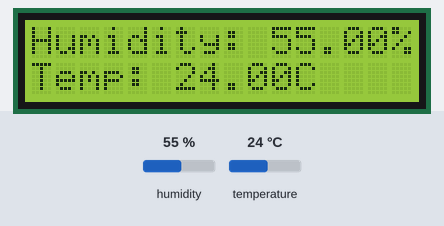
Simulated run of this sketch. Board: Arduino Uno, built with avr-gcc and run on an emulated ATmega328P. On the bench: 16×2 character LCD. Inputs (shaded band) come from the test bench; at power-on: temperature 24 °C, humidity 55 %. The local clock reads 2024-03-15 10:24:30 at power-on unless the sketch sets it; what the sketch prints to the serial monitor is not drawn.

Above: at 1.7 s.
1.8 s: temperature set to 11 °C
At 3.8 s:
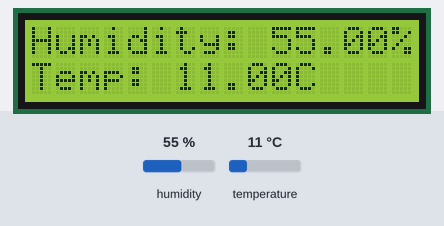
9.5 s: temperature set to 8 °C
At 10.3 s:
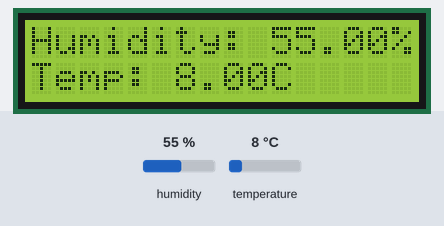
16.2 s: humidity set to 22 %
At 17.3 s:
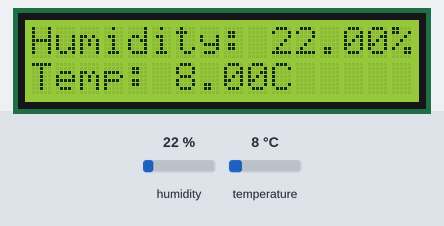
20.1 s: humidity set to 40 %
At 21.9 s:
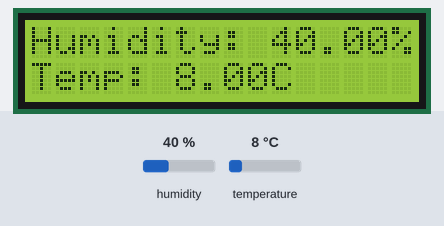
Timing chart, 0 to 23.4 s (numbered marks = the images above; inputs shaded):
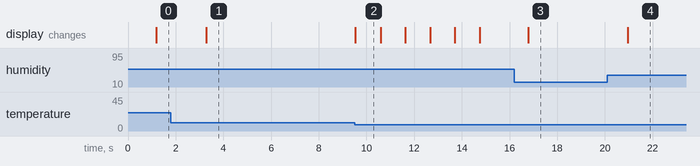

The sketch:

weatherstation.ino
```cpp
#include <DHT.h>
#include <Wire.h>
#include <LiquidCrystal_I2C.h>
#include <RtcDS1302.h>

#define DHTPIN 7       // Pin connected to the DHT11 sensor
#define DHTTYPE DHT11  // DHT sensor type (DHT11)

DHT dht(DHTPIN, DHTTYPE);  // Create a DHT object for working with the DHT11 sensor

ThreeWire myWire(5, 4, 6);
RtcDS1302<ThreeWire> Rtc(myWire);  // Create an Rtc object for working with the DS1302 RTC module

LiquidCrystal_I2C lcd(0x3F, 16, 2);  // I2C module address and display dimensions

void setup() {
  Serial.begin(9600);  // Initialize the Serial Monitor
  dht.begin();         // Initialize the DHT11 sensor

  lcd.init();
  lcd.begin(16, 2);  // Initialize the LCD1602
  lcd.backlight();

  Rtc.Begin();
  RtcDateTime compiled = RtcDateTime(__DATE__, __TIME__);  // Get the compilation date and time
  Rtc.SetDateTime(compiled);                               // Set the date and time for the DS1302 module
}

void loop() {
  // Display temperature and humidity for 10 seconds
  for (int i = 0; i < 10; i++) {
    delay(1000);
    float humidity = dht.readHumidity();        // Read humidity
    float temperature = dht.readTemperature();  // Read temperature in degrees Celsius

    // Check if the data reading was successful
    if (isnan(humidity) || isnan(temperature)) {
      Serial.println("Error reading data from the DHT11 sensor!");
      lcd.clear();  // Clear the LCD1602 screen
      lcd.setCursor(0, 0);
      lcd.print("DHT11 Error");
      return;
    }

    // Display temperature and humidity on the LCD1602
    lcd.clear();  // Clear the LCD1602 screen
    lcd.setCursor(0, 0);
    lcd.print("Humidity: ");
    lcd.print(humidity);
    lcd.print("%");
    lcd.setCursor(0, 1);
    lcd.print("Temp: ");
    lcd.print(temperature);
    lcd.print("C");

    // Display temperature and humidity in the Serial Monitor
    Serial.print("Humidity: ");
    Serial.print(humidity);
    Serial.print("%  Temperature: ");
    Serial.print(temperature);
    Serial.println("°C");
  }

  // Display date and time for 5 seconds
  for (int i = 0; i < 5; i++) {
    RtcDateTime now = Rtc.GetDateTime();
    lcd.clear();
    lcd.setCursor(0, 0);
    lcd.print("Date: ");
    lcd.print(now.Month());
    lcd.print("/");
    lcd.print(now.Day());
    lcd.print("/");
    lcd.print(now.Year());
    lcd.setCursor(0, 1);
    lcd.print("Time: ");
    lcd.print(now.Hour());
    lcd.print(":");
    lcd.print(now.Minute());
    lcd.print(":");
    lcd.print(now.Second());

    // Display date and time in the Serial Monitor
    Serial.print("Date: ");
    Serial.print(now.Month());
    Serial.print("/");
    Serial.print(now.Day());
    Serial.print("/");
    Serial.print(now.Year());
    Serial.print("  Time: ");
    Serial.print(now.Hour());
    Serial.print(":");
    Serial.print(now.Minute());
    Serial.print(":");
    Serial.println(now.Second());
    delay(1000);
  }
}
```

Measured:
- after the input at 1.8 s, the display: changes after 1.5 s (image 1)
- after the input at 16.2 s, the display: changes after 0.59 s (image 3)
- what the display in image 2 shows lasts 1.1 s, from 9.5 s to 10.6 s
